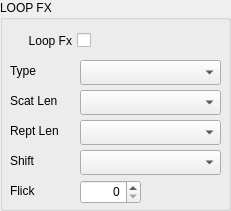
  <widget class="QGroupBox" name="gb_LoopFx">
   <property name="geometry">
    <rect>
     <x>630</x>
     <y>480</y>
     <width>231</width>
     <height>211</height>
    </rect>
   </property>
   <property name="title">
    <string>LOOP FX</string>
   </property>
   <widget class="QLabel" name="label_loopFx_Type">
    <property name="geometry">
     <rect>
      <x>10</x>
      <y>60</y>
      <width>71</width>
      <height>21</height>
     </rect>
    </property>
    <property name="text">
     <string>Type</string>
    </property>
   </widget>
   <widget class="QComboBox" name="loopFx_Type">
    <property name="geometry">
     <rect>
      <x>80</x>
      <y>60</y>
      <width>141</width>
      <height>25</height>
     </rect>
    </property>
   </widget>
   <widget class="QLabel" name="label_loopFx_ScatLen">
    <property name="geometry">
     <rect>
      <x>10</x>
      <y>90</y>
      <width>71</width>
      <height>21</height>
     </rect>
    </property>
    <property name="text">
     <string>Scat Len</string>
    </property>
   </widget>
   <widget class="QComboBox" name="loopFx_ScatLen">
    <property name="geometry">
     <rect>
      <x>80</x>
      <y>90</y>
      <width>141</width>
      <height>25</height>
     </rect>
    </property>
   </widget>
   <widget class="QComboBox" name="loopFx_ReptLen">
    <property name="geometry">
     <rect>
      <x>80</x>
      <y>120</y>
      <width>141</width>
      <height>25</height>
     </rect>
    </property>
   </widget>
   <widget class="QLabel" name="label_loopFx_ReptLen">
    <property name="geometry">
     <rect>
      <x>10</x>
      <y>120</y>
      <width>71</width>
      <height>21</height>
     </rect>
    </property>
    <property name="text">
     <string>Rept Len</string>
    </property>
   </widget>
   <widget class="QLabel" name="label_loopFx_Shift">
    <property name="geometry">
     <rect>
      <x>10</x>
      <y>150</y>
      <width>71</width>
      <height>21</height>
     </rect>
    </property>
    <property name="text">
     <string>Shift</string>
    </property>
   </widget>
   <widget class="QComboBox" name="loopFx_Shift">
    <property name="geometry">
     <rect>
      <x>80</x>
      <y>150</y>
      <width>141</width>
      <height>25</height>
     </rect>
    </property>
   </widget>
   <widget class="QLabel" name="label_loopFx_Flick">
    <property name="geometry">
     <rect>
      <x>10</x>
      <y>180</y>
      <width>61</width>
      <height>21</height>
     </rect>
    </property>
    <property name="text">
     <string>Flick</string>
    </property>
   </widget>
   <widget class="QSpinBox" name="loopFx_Flick">
    <property name="geometry">
     <rect>
      <x>80</x>
      <y>180</y>
      <width>61</width>
      <height>24</height>
     </rect>
    </property>
    <property name="alignment">
     <set>Qt::AlignRight|Qt::AlignTrailing|Qt::AlignVCenter</set>
    </property>
    <property name="maximum">
     <number>100</number>
    </property>
   </widget>
   <widget class="QCheckBox" name="loopFx_Sw">
    <property name="geometry">
     <rect>
      <x>10</x>
      <y>30</y>
      <width>81</width>
      <height>21</height>
     </rect>
    </property>
    <property name="layoutDirection">
     <enum>Qt::RightToLeft</enum>
    </property>
    <property name="text">
     <string>Loop Fx</string>
    </property>
   </widget>
  </widget>
